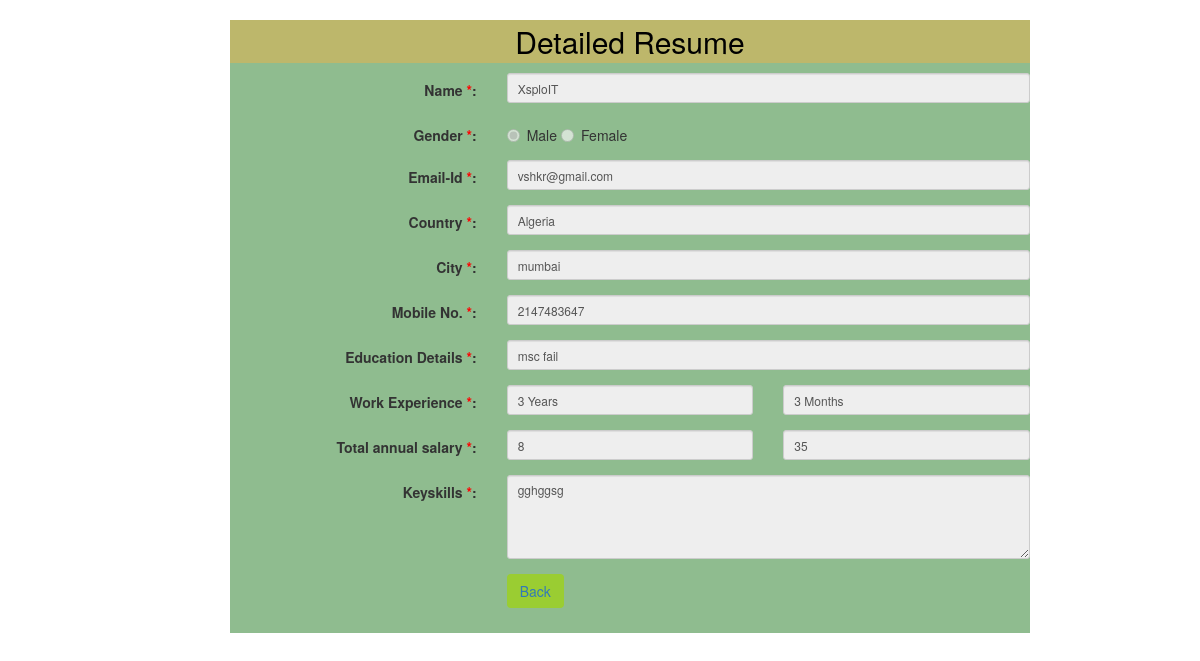
Page /resumedetail1.php?id=4 (signed in) on the committed database.
### tables this page shows
CREATE TABLE IF NOT EXISTS `resume` (
  `id` int(11) NOT NULL AUTO_INCREMENT,
  `Title` varchar(255) NOT NULL,
  `Name` varchar(255) NOT NULL,
  `Gender` varchar(255) NOT NULL,
  `Email-id` varchar(255) NOT NULL,
  `Country` varchar(255) NOT NULL,
  `State` varchar(255) NOT NULL,
  `City` varchar(255) NOT NULL,
  `Mobile_no` int(10) NOT NULL,
  `Edu_basic` varchar(255) NOT NULL,
  `Work_exp_y` varchar(255) NOT NULL,
  `Work_exp_m` varchar(255) NOT NULL,
  `sal_lakhs` int(20) NOT NULL,
  `sal_thousand` int(20) NOT NULL,
  `Keyskills` varchar(255) NOT NULL,
  `Resume` varchar(255) NOT NULL,
  `Photo` varchar(255) NOT NULL,
  PRIMARY KEY (`id`)
);

### resumedetail1.php (the view, shortened to what this page needs)
<!Doctype html>
<html>
<head>
<link rel="stylesheet" href="https://maxcdn.bootstrapcdn.com/bootstrap/3.3.7/css/bootstrap.min.css">
</head>
<body>
<?php
include "dbconnect.php";
if(isset($_GET['id']))
{
	$id=$_GET['id'];
}
$sql="select *from resume where id=$id";
$result=$conn->query($sql);
$row=$result->fetch_assoc();
?>
<div class="container">
<div  style="width:800px;margin-left:200px;background-color:#8FBC8F;padding:0px 0px 10px 0px;">
<center><h2 style="background-color:#BDB76B;color:black;padding:5px;">Detailed Resume</h2></center>
<form class="form-horizontal" name="Fresume" enctype="multipart/form-data" id="Fresume" method="post" action="" >
<div class="form-group">
<label class="control-label col-sm-4" for="Name">Name<span style="color:red;"> *</span>: </label>
<div class="col-sm-8">
<input type="text" class="form-control input-sm" name="name" value="<?php echo $row['Name'];?>" disabled>
</div>
</div>
<div class="form-group">
<label class="control-label col-sm-4" for="Gender">Gender<span style="color:red;"> *</span>: </label>
<div class="radio col-sm-8">
  <label><input type="radio" name="gender" value="Male" <?php if($row['Gender']=="Male"){echo "checked";} ?> disabled>Male</label>
  <label><input type="radio" name="gender" value="Female" <?php if($row['Gender']=="Female"){echo "checked";} ?> disabled>Female</label>
</div>
</div>
<div class="form-group">
<label class="control-label col-sm-4" for="email">Email-Id<span style="color:red;"> *</span>: </label>
<div class="col-sm-8">
<input type="email" class="form-control input-sm" value="<?php echo $row['Email-id'];?>" name="email" disabled>
</div>
</div>
<div class="form-group">
  <label class="control-label col-sm-4" for="Country">Country<span style="color:red;"> *</span>:</label>
  <div class="col-sm-8">
  <input type="text" class="form-control input-sm" value="<?php echo $row['Country'];?>" name="country" disabled>
  </div>
</div>
<div class="form-group">
<label class="control-label col-sm-4" for="City">City<span style="color:red;"> *</span>: </label>
<div class="col-sm-8">
<input type="text" class="form-control input-sm" value="<?php echo $row['City'];?>" name="city" disabled>
</div>
</div>
<div class="form-group">
<label class="control-label col-sm-4" for="Mobile_no">Mobile No.<span style="color:red;"> *</span>: </label>
<div class="col-sm-8">
<input type="text" class="form-control input-sm" value="<?php echo $row['Mobile_no'];?>" name="mobile_no" disabled>
</div>
</div>
<div class="form-group">
<label class="control-label col-sm-4" for="Gender">Education Details<span style="color:red;"> *</span>: </label>
<div class="col-sm-8">
<input type="text" class="form-control input-sm" value="<?php echo $row['Edu_basic'];?>" name="Edu" Placeholder="Enter qualifiacation" required disabled>
</div>
</div>
<div class="form-group">
  <label class="control-label col-sm-4" for="Country">Work Experience<span style="color:red;"> *</span>:</label>
  <div class="col-sm-4">
 <input type="text" class="form-control input-sm" name="exp_in_years" value="<?php echo $row['Work_exp_y'];?>" disabled>
</div>
<div class="col-sm-4">
<input type="text" class="form-control input-sm" name="exp_in_months" value="<?php echo $row['Work_exp_m'];?>" disabled>
</div>
</div>
<div class="form-group">
  <label class="control-label col-sm-4" for="Country" required>Total annual salary<span style="color:red;"> *</span>:</label>
  <div class="col-sm-4">
  <input type="text" class="form-control input-sm" name="lakhs" value="<?php echo $row['sal_lakhs'];?>" disabled>
			</div>
		<div class="col-sm-4">
		<input type="text" class="form-control input-sm" name="thousand" value="<?php echo $row['sal_thousand'];?>" disabled>
			</div>
	</div>
<div class="form-group">
<label class="control-label col-sm-4" for="Name">Keyskills<span style="color:red;"> *</span>: </label>
<div class="col-sm-8">
<textarea  class="form-control input-sm"  name="keyskill"  rows="4" disabled><?php echo $row['Keyskills'];?></textarea>
</div>
</div>
 <div class="form-group">
<div class="col-sm-offset-4 col-sm-8">
<a href="resumelist.php"><button type="button" class="btn" Value="Back" style="background-color:#9ACD32;">Back</button></a>
</div>
</div>
</form>
</div>
</div>
<br>
<br>
</body>
</html>

### rows in the picture
resume: name "XsploIT", Gender "☑ Male", Gender "☐ Female", email "vshkr@gmail.com", country "Algeria", city "mumbai", mobile_no "2147483647", Edu "msc fail", exp_in_years "3 Years", exp_in_months "3 Months", lakhs "8", thousand "35", keyskill "gghggsg"
